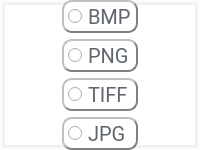
        <widget class="QWidget" name="page_6">
         <property name="styleSheet">
          <string notr="true">border-top: 5px solid qlineargradient(y0:0, y1:1,stop: 0 #ececef, stop: 1 white);
border-left: 5px solid qlineargradient(x0:0, x1:1,stop: 0 #ececef, stop: 1 white);
 border-bottom: 5px solid qlineargradient(y0:0, y1:1,stop: 0 white, stop: 1  #ececef);
border-right: 5px solid qlineargradient(x0:0, x1:1,stop:  0 white, stop: 1 #ececef);
background-color: rgb(255,255,255);</string>
         </property>
         <layout class="QVBoxLayout" name="verticalLayout_8">
          <property name="spacing">
           <number>0</number>
          </property>
          <property name="leftMargin">
           <number>0</number>
          </property>
          <property name="topMargin">
           <number>0</number>
          </property>
          <property name="rightMargin">
           <number>0</number>
          </property>
          <property name="bottomMargin">
           <number>0</number>
          </property>
          <item>
           <widget class="QWidget" name="widget_12" native="true">
            <property name="styleSheet">
             <string notr="true">QRadioButton{font-family:PingFang SC,Hiragino Sans GB,Arial,Microsoft YaHei,Verdana,Roboto,Noto,Helvetica Neue,sans-serif;
color:#61666d;
font-size:20px;
border:2px groove gray;border-radius:10px;padding:2px 4px;border-style: outset;}
QRadioButton:hover{background-color:rgb(229, 241, 251); color: black;}
QRadioButton:pressed{background-color:rgb(204, 228, 247);border-style: inset;}</string>
            </property>
            <layout class="QGridLayout" name="gridLayout_8">
             <property name="leftMargin">
              <number>0</number>
             </property>
             <property name="topMargin">
              <number>0</number>
             </property>
             <property name="rightMargin">
              <number>0</number>
             </property>
             <property name="bottomMargin">
              <number>0</number>
             </property>
             <item row="0" column="0">
              <spacer name="horizontalSpacer_13">
               <property name="orientation">
                <enum>Qt::Horizontal</enum>
               </property>
               <property name="sizeHint" stdset="0">
                <size>
                 <width>40</width>
                 <height>20</height>
                </size>
               </property>
              </spacer>
             </item>
             <item row="1" column="1">
              <widget class="QRadioButton" name="radioPNG">
               <property name="text">
                <string>PNG</string>
               </property>
              </widget>
             </item>
             <item row="3" column="1">
              <widget class="QRadioButton" name="radioJPG">
               <property name="text">
                <string>JPG</string>
               </property>
              </widget>
             </item>
             <item row="0" column="1">
              <widget class="QRadioButton" name="radioBMP">
               <property name="text">
                <string>BMP</string>
               </property>
              </widget>
             </item>
             <item row="2" column="1">
              <widget class="QRadioButton" name="radioTIFF">
               <property name="text">
                <string>TIFF</string>
               </property>
              </widget>
             </item>
             <item row="0" column="2">
              <spacer name="horizontalSpacer_14">
               <property name="orientation">
                <enum>Qt::Horizontal</enum>
               </property>
               <property name="sizeHint" stdset="0">
                <size>
                 <width>40</width>
                 <height>20</height>
                </size>
               </property>
              </spacer>
             </item>
             <item row="1" column="0">
              <spacer name="horizontalSpacer_15">
               <property name="orientation">
                <enum>Qt::Horizontal</enum>
               </property>
               <property name="sizeHint" stdset="0">
                <size>
                 <width>40</width>
                 <height>20</height>
                </size>
               </property>
              </spacer>
             </item>
             <item row="1" column="2">
              <spacer name="horizontalSpacer_16">
               <property name="orientation">
                <enum>Qt::Horizontal</enum>
               </property>
               <property name="sizeHint" stdset="0">
                <size>
                 <width>40</width>
                 <height>20</height>
                </size>
               </property>
              </spacer>
             </item>
             <item row="2" column="0">
              <spacer name="horizontalSpacer_17">
               <property name="orientation">
                <enum>Qt::Horizontal</enum>
               </property>
               <property name="sizeHint" stdset="0">
                <size>
                 <width>40</width>
                 <height>20</height>
                </size>
               </property>
              </spacer>
             </item>
             <item row="2" column="2">
              <spacer name="horizontalSpacer_18">
               <property name="orientation">
                <enum>Qt::Horizontal</enum>
               </property>
               <property name="sizeHint" stdset="0">
                <size>
                 <width>40</width>
                 <height>20</height>
                </size>
               </property>
              </spacer>
             </item>
             <item row="3" column="0">
              <spacer name="horizontalSpacer_19">
               <property name="orientation">
                <enum>Qt::Horizontal</enum>
               </property>
               <property name="sizeHint" stdset="0">
                <size>
                 <width>40</width>
                 <height>20</height>
                </size>
               </property>
              </spacer>
             </item>
             <item row="3" column="2">
              <spacer name="horizontalSpacer_20">
               <property name="orientation">
                <enum>Qt::Horizontal</enum>
               </property>
               <property name="sizeHint" stdset="0">
                <size>
                 <width>40</width>
                 <height>20</height>
                </size>
               </property>
              </spacer>
             </item>
            </layout>
           </widget>
          </item>
         </layout>
        </widget>
